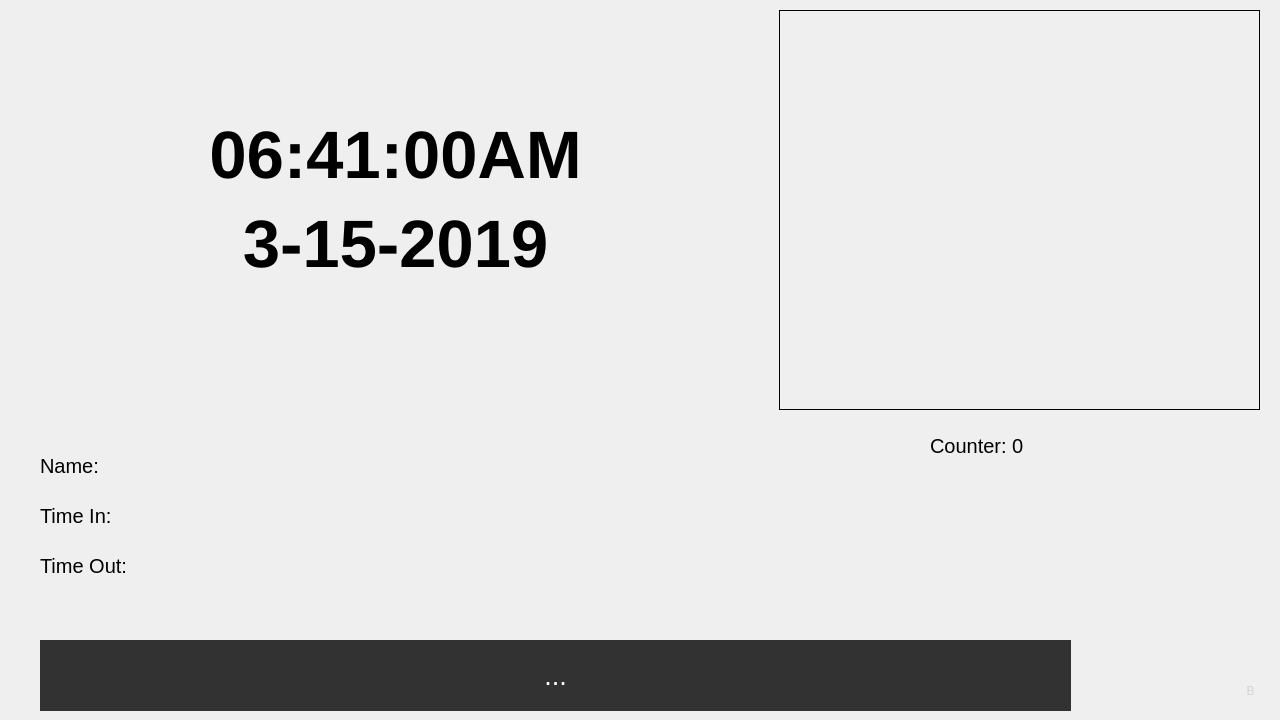
<?xml version="1.0" encoding="UTF-8"?>
<ui version="4.0">
 <class>MainWindow</class>
 <widget class="QMainWindow" name="MainWindow">
  <property name="geometry">
   <rect>
    <x>0</x>
    <y>0</y>
    <width>1280</width>
    <height>720</height>
   </rect>
  </property>
  <property name="windowTitle">
   <string>MainWindow</string>
  </property>
  <widget class="QWidget" name="centralwidget">
   <widget class="QLabel" name="labelName">
    <property name="geometry">
     <rect>
      <x>40</x>
      <y>430</y>
      <width>1031</width>
      <height>71</height>
     </rect>
    </property>
    <property name="font">
     <font>
      <pointsize>15</pointsize>
     </font>
    </property>
    <property name="text">
     <string>Name:</string>
    </property>
   </widget>
   <widget class="QLabel" name="labelTimeIn">
    <property name="geometry">
     <rect>
      <x>40</x>
      <y>480</y>
      <width>1031</width>
      <height>71</height>
     </rect>
    </property>
    <property name="font">
     <font>
      <pointsize>15</pointsize>
     </font>
    </property>
    <property name="text">
     <string>Time In:</string>
    </property>
   </widget>
   <widget class="QLabel" name="labelTimeOut">
    <property name="geometry">
     <rect>
      <x>40</x>
      <y>530</y>
      <width>1031</width>
      <height>71</height>
     </rect>
    </property>
    <property name="font">
     <font>
      <pointsize>15</pointsize>
     </font>
    </property>
    <property name="text">
     <string>Time Out:</string>
    </property>
   </widget>
   <widget class="QLabel" name="labelTime">
    <property name="geometry">
     <rect>
      <x>-20</x>
      <y>60</y>
      <width>831</width>
      <height>281</height>
     </rect>
    </property>
    <property name="font">
     <font>
      <pointsize>50</pointsize>
      <weight>75</weight>
      <bold>true</bold>
     </font>
    </property>
    <property name="text">
     <string>&lt;html&gt;&lt;head/&gt;&lt;body&gt;&lt;p&gt;06:41:00AM&lt;/p&gt;&lt;p&gt;3-15-2019&lt;/p&gt;&lt;/body&gt;&lt;/html&gt;</string>
    </property>
    <property name="alignment">
     <set>Qt::AlignCenter</set>
    </property>
   </widget>
   <widget class="QLabel" name="label_11">
    <property name="geometry">
     <rect>
      <x>-50</x>
      <y>0</y>
      <width>1331</width>
      <height>720</height>
     </rect>
    </property>
    <property name="text">
     <string/>
    </property>
    <property name="pixmap">
     <pixmap>BG.png</pixmap>
    </property>
    <property name="scaledContents">
     <bool>true</bool>
    </property>
   </widget>
   <widget class="QLabel" name="labelCamera">
    <property name="geometry">
     <rect>
      <x>779</x>
      <y>10</y>
      <width>481</width>
      <height>400</height>
     </rect>
    </property>
    <property name="font">
     <font>
      <pointsize>15</pointsize>
     </font>
    </property>
    <property name="frameShape">
     <enum>QFrame::Box</enum>
    </property>
    <property name="text">
     <string/>
    </property>
    <property name="alignment">
     <set>Qt::AlignCenter</set>
    </property>
   </widget>
   <widget class="QLabel" name="labelStatus">
    <property name="geometry">
     <rect>
      <x>40</x>
      <y>640</y>
      <width>1031</width>
      <height>71</height>
     </rect>
    </property>
    <property name="font">
     <font>
      <pointsize>20</pointsize>
      <weight>50</weight>
      <bold>false</bold>
     </font>
    </property>
    <property name="styleSheet">
     <string notr="true">color: rgb(255, 255, 255);
background-color: rgb(50, 50, 50);</string>
    </property>
    <property name="text">
     <string>...</string>
    </property>
    <property name="alignment">
     <set>Qt::AlignCenter</set>
    </property>
   </widget>
   <widget class="QLabel" name="labelCounter">
    <property name="geometry">
     <rect>
      <x>930</x>
      <y>410</y>
      <width>201</width>
      <height>71</height>
     </rect>
    </property>
    <property name="font">
     <font>
      <pointsize>15</pointsize>
     </font>
    </property>
    <property name="text">
     <string>Counter: 0</string>
    </property>
   </widget>
   <widget class="QPushButton" name="pushButtonBack">
    <property name="enabled">
     <bool>true</bool>
    </property>
    <property name="geometry">
     <rect>
      <x>1220</x>
      <y>660</y>
      <width>61</width>
      <height>61</height>
     </rect>
    </property>
    <property name="font">
     <font>
      <pointsize>9</pointsize>
      <weight>50</weight>
      <italic>false</italic>
      <bold>false</bold>
      <underline>false</underline>
     </font>
    </property>
    <property name="focusPolicy">
     <enum>Qt::StrongFocus</enum>
    </property>
    <property name="styleSheet">
     <string notr="true">color: rgb(212, 212, 212);</string>
    </property>
    <property name="text">
     <string>B</string>
    </property>
    <property name="default">
     <bool>false</bool>
    </property>
    <property name="flat">
     <bool>true</bool>
    </property>
   </widget>
   <zorder>label_11</zorder>
   <zorder>labelName</zorder>
   <zorder>labelTimeIn</zorder>
   <zorder>labelTimeOut</zorder>
   <zorder>labelTime</zorder>
   <zorder>labelCamera</zorder>
   <zorder>labelStatus</zorder>
   <zorder>labelCounter</zorder>
   <zorder>pushButtonBack</zorder>
  </widget>
 </widget>
 <resources/>
 <connections/>
</ui>
